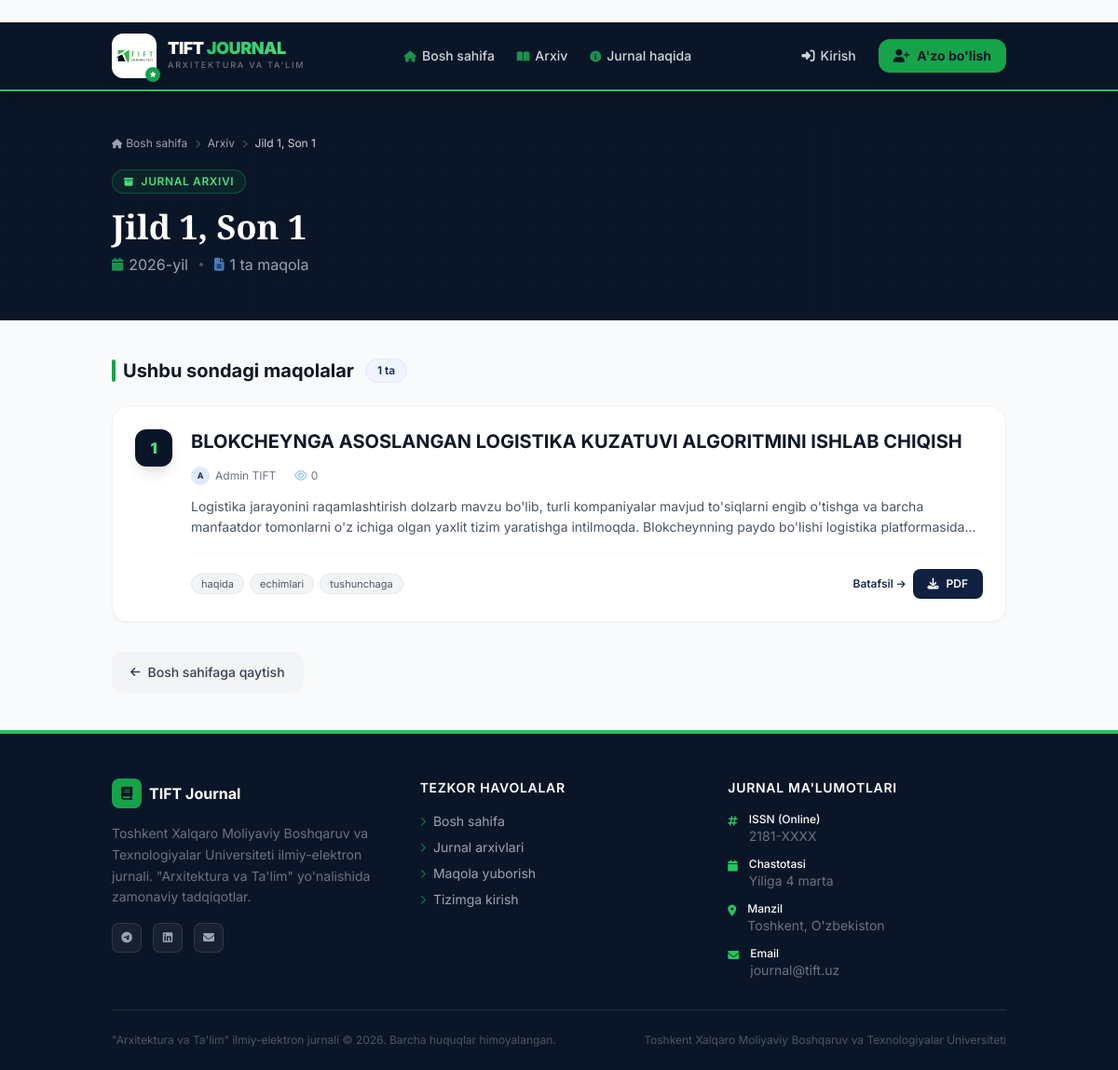
Page /issue/5/ on the committed database.
### journal/models.py (models this page shows, shortened)
class JournalIssue(models.Model):
    volume = models.PositiveIntegerField(verbose_name="Jurnal jildi (Volume)")
    number = models.PositiveIntegerField(verbose_name="Jurnal soni (Issue)")
    year = models.PositiveIntegerField(verbose_name="Chop etilgan yili")
    is_published = models.BooleanField(default=False, verbose_name="Saytda ko'rsatish")
    created_at = models.DateTimeField(auto_now_add=True)
    class Meta:
        ordering = ['-year', '-volume', '-number']
        verbose_name = "Jurnal soni"
        verbose_name_plural = "Jurnal sonlari"

class Article(models.Model):
    STATUS_CHOICES = (
        ('submitted', 'Yuborildi'),
        ('under_review', 'Taqriz jarayonida'),
        ('accepted', 'Qabul qilindi'),
        ('rejected', 'Rad etildi'),
        ('published', 'Chop etildi'),
    )
    title = models.CharField(max_length=500, verbose_name="Maqola sarlavhasi")
    abstract = models.TextField(verbose_name="Annotatsiya / Abstract")
    keywords = models.CharField(max_length=255, verbose_name="Kalit so'zlar (vergul bilan ajrating)")
    author = models.ForeignKey(User, on_delete=models.CASCADE, related_name='articles', verbose_name="Muallif")
    issue = models.ForeignKey(JournalIssue, on_delete=models.SET_NULL, null=True, blank=True, related_name='articles', verbose_name="Jurnal soni")
    status = models.CharField(max_length=15, choices=STATUS_CHOICES, default='submitted', verbose_name="Maqola holati")
    pdf_file = models.FileField(upload_to=article_upload_path, verbose_name="PDF Fayl")
    views_count = models.PositiveIntegerField(default=0, verbose_name="Ko'rishlar soni")
    downloads_count = models.PositiveIntegerField(default=0, verbose_name="Yuklab olishlar soni")
    created_at = models.DateTimeField(auto_now_add=True, verbose_name="Yuborilgan sana")
    updated_at = models.DateTimeField(auto_now=True)
    class Meta:
        ordering = ['-created_at']
        verbose_name = "Maqola"
        verbose_name_plural = "Maqolalar"

class User(AbstractUser):
    ROLE_CHOICES = (
        ('author', 'Muallif'),
        ('reviewer', 'Taqrizchi'),
        ('editor', 'Muharrir'),
    )
    role        = models.CharField(max_length=10, choices=ROLE_CHOICES, default='author')
    institution = models.CharField(max_length=255, blank=True, verbose_name="Ish/O'qish joyi")
    avatar      = models.ImageField(upload_to=user_avatar_path, null=True, blank=True, verbose_name="Profil rasmi")
    bio         = models.TextField(blank=True, verbose_name="O'zim haqimda")
    phone       = models.CharField(max_length=20, blank=True, verbose_name="Telefon raqam")

### journal/views.py (the view)
# urls.py: path('issue/<int:issue_pk>/', views.issue_detail, name='issue_detail'),
def issue_detail(request, issue_pk):
    issue = get_object_or_404(JournalIssue, pk=issue_pk)
    articles = Article.objects.filter(issue=issue, status='published')
    return render(request, 'journal/issue_detail.html', {
        'issue': issue,
        'articles': articles,
    })

### templates/journal/issue_detail.html (shortened to what this page needs)
﻿{% extends 'base.html' %}
{% load static %}
{% block content %}
<div class="bg-navy-900 text-white py-12 relative overflow-hidden">
    <div class="absolute inset-0 opacity-5"
         style="background-image: linear-gradient(rgba(255,255,255,0.1) 1px, transparent 1px), linear-gradient(90deg, rgba(255,255,255,0.1) 1px, transparent 1px); background-size: 30px 30px;"></div>
    <div class="site-container px-4 relative">
        <nav class="flex items-center gap-2 text-xs text-gray-400 mb-5">
            <a href="{% url 'index' %}" class="hover:text-green-400 transition-colors flex items-center gap-1">
                <i class="fas fa-home text-[10px]"></i> Bosh sahifa
            </a>
            <i class="fas fa-chevron-right text-[9px] text-gray-600"></i>
            <a href="{% url 'index' %}#arxiv" class="hover:text-green-400 transition-colors">Arxiv</a>
            <i class="fas fa-chevron-right text-[9px] text-gray-600"></i>
            <span class="text-gray-300">Jild {{ issue.volume }}, Son {{ issue.number }}</span>
        </nav>
        <div class="flex flex-wrap items-end justify-between gap-4">
            <div>
                <span class="inline-flex items-center gap-2 bg-green-600/10 border border-green-500/30 text-green-400 px-3 py-1 rounded-full text-xs font-semibold uppercase tracking-wider mb-4">
                    <i class="fas fa-archive text-[10px]"></i>
                    Jurnal Arxivi
                </span>
                <h1 class="font-serif text-3xl md:text-4xl font-black text-white">
                    Jild {{ issue.volume }}, Son {{ issue.number }}
                </h1>
                <p class="text-gray-400 mt-2 flex items-center gap-3">
                    <span class="flex items-center gap-1.5">
                        <i class="fas fa-calendar text-green-500/70 text-sm"></i>
                        {{ issue.year }}-yil
                    </span>
                    <span class="w-1 h-1 bg-gray-600 rounded-full"></span>
                    <span class="flex items-center gap-1.5">
                        <i class="fas fa-file-alt text-blue-400/70 text-sm"></i>
                        {{ articles|length }} ta maqola
                    </span>
                </p>
            </div>
        </div>
    </div>
</div>
<div class="site-container px-4 py-10">
    {% if articles %}
        <div class="mb-6 flex items-center gap-3">
            <h2 class="text-xl font-bold text-gray-900 flex items-center gap-2">
                <span class="w-1 h-6 bg-green-600 rounded-full block"></span>
                Ushbu sondagi maqolalar
            </h2>
            <span class="bg-navy-50 text-navy-700 border border-navy-100 px-3 py-1 rounded-full text-xs font-semibold">
                {{ articles|length }} ta
            </span>
        </div>
        <div class="space-y-5">
            {% for article in articles %}
                <article class="bg-white rounded-2xl border border-gray-100 p-6 card-hover shadow-sm">
                    <div class="flex flex-col md:flex-row md:items-start gap-5">
                        <div class="flex-shrink-0 hidden md:block">
                            <div class="w-10 h-10 bg-navy-900 rounded-xl flex items-center justify-center text-green-400 font-black shadow-lg">
                                {{ forloop.counter }}
                            </div>
                        </div>
                        <div class="flex-1">
                            <h2 class="text-xl font-bold text-gray-900 hover:text-navy-700 transition-colors leading-snug mb-3">
                                <a href="{% url 'article_detail' article.pk %}">{{ article.title }}</a>
                            </h2>
                            <div class="flex flex-wrap items-center gap-x-5 gap-y-1 text-xs text-gray-500 mb-3">
                                <span class="flex items-center gap-1.5">
                                    <div class="w-5 h-5 bg-navy-100 rounded-full flex items-center justify-center text-navy-700 font-bold text-[9px]">
                                        {{ article.author.get_full_name|default:article.author.username|first|upper }}
                                    </div>
                                    {{ article.author.get_full_name|default:article.author.username }}
                                </span>
                                <span class="flex items-center gap-1">
                                    <i class="far fa-eye text-blue-400/70"></i>
                                    {{ article.views_count }}
                                </span>
                            </div>
                            <p class="text-gray-600 text-sm leading-relaxed mb-4 line-clamp-2" style="word-break: break-word; overflow-wrap: break-word; overflow: hidden;">
                                {{ article.abstract|truncatewords:50 }}
                            </p>
                            <div class="flex flex-wrap items-center justify-between gap-3 pt-4 border-t border-gray-50">
                                <div class="flex flex-wrap gap-1.5">
                                    {% for tag in article.keywords.split %}
                                        <span class="text-[11px] bg-gray-100 text-gray-600 px-2.5 py-0.5 rounded-full border border-gray-200">
                                            {{ tag|cut:"," }}
                                        </span>
                                    {% endfor %}
                                </div>
                                <div class="flex items-center gap-2">
                                    <a href="{% url 'article_detail' article.pk %}"
                                       class="text-navy-700 hover:text-navy-900 text-xs font-semibold flex items-center gap-1 transition-colors">
                                        Batafsil <i class="fas fa-arrow-right text-[10px]"></i>
                                    </a>
                                    <a href="{{ article.pdf_file.url }}"
                                       class="flex items-center gap-2 bg-navy-800 hover:bg-navy-700 text-white text-xs font-semibold px-4 py-2 rounded-lg transition-all hover:scale-105 shadow-sm" download>
                                        <i class="fas fa-download"></i>
                                        PDF
                                    </a>
                                </div>
                            </div>
                        </div>
                    </div>
                </article>
            {% endfor %}
        </div>
    {% endif %}
    <div class="mt-8">
        <a href="{% url 'index' %}#arxiv"
           class="inline-flex items-center gap-2 bg-gray-100 hover:bg-gray-200 text-gray-700 px-5 py-3 rounded-xl text-sm font-medium transition-colors">
            <i class="fas fa-arrow-left text-xs"></i>
            Bosh sahifaga qaytish
        </a>
    </div>
</div>
{% endblock %}

### templates/base.html (style rules this page uses)
body { font-family: 'Inter', sans-serif; }
.site-container { width: 100%; padding-left: 1rem; padding-right: 1rem; margin-left: auto; margin-right: auto; }
@media (min-width: 640px) { .site-container { max-width: 640px; padding-left: 1.5rem; padding-right: 1.5rem; } }
@media (min-width: 768px) { .site-container { max-width: 768px; } }
@media (min-width: 1024px) { .site-container { max-width: 1024px; padding-left: 2rem; padding-right: 2rem; } }
.card-hover { transition: all 0.3s cubic-bezier(0.4, 0, 0.2, 1); }

### rows in the picture
JournalIssue: volume "1", number "1", year "2026"
Article: title "BLOKCHEYNGA ASOSLANGAN LOGISTIKA KUZATUVI ALGORITMINI ISHLAB CHIQISH", author.get_full_name|first "A", author.get_full_name "Admin TIFT", views_count "0", abstract "Logistika jarayonini raqamlashtirish dolzarb mavzu bo'lib, turli kompaniyalar mavjud to'siqlarni engib o'tishga va barcha manfaatdor tomonlarni o'z ichiga olgan yaxlit tizim yaratishga intilmoqda. Blokcheynning paydo bo'lishi logistika…", split "haqida" "echimlari" "tushunchaga"

### other values in the picture
{{ articles|length }} "1"
